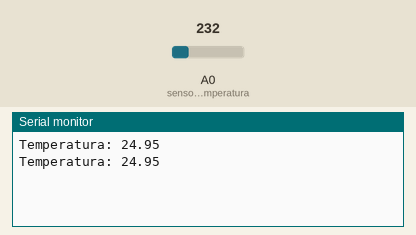
Bench run of a sketch on a simulated Arduino Uno, built with avr-gcc and run on an emulated ATmega328P. Parts: the last lines printed to the serial monitor. The inputs (shaded band) are chosen by the test bench; at power-on: A0 (sensor_temperatura) = 232.

Above: at 1.8 s.
1.9 s: A0 (sensor_temperatura) set to 250
At 2.4 s:
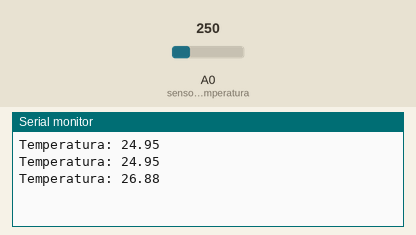
3.4 s: A0 (sensor_temperatura) set to 266
At 4.8 s:
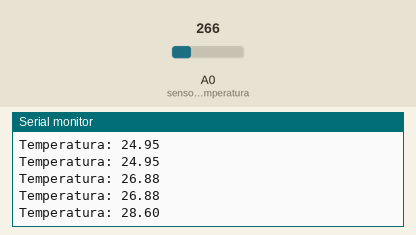
Timing chart, 0 to 6.4 s (numbered marks = the images above; inputs shaded):
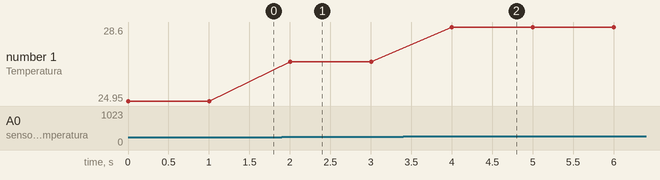

The sketch:

Sensor_de_movimento.ino
```cpp
const int sensor_temperatura = A0;
int leitura_sensor;
float temperatura;

void setup() {
  // put your setup code here, to run once:


analogReference (INTERNAL);
Serial.begin (9600);

}

void loop() {
  // put your main code here, to run repeatedly:

leitura_sensor = analogRead (sensor_temperatura);
temperatura = leitura_sensor * 0.1075268817204301;

Serial.print ("Temperatura: ");
Serial.println (temperatura);
delay (1000);

}
```

Measured:
- after the input at 1.9 s, the serial monitor: prints a new line after 0.10 s (image 1)
- after the input at 3.4 s, the serial monitor: prints a new line after 0.60 s (image 2)
- plotted number 1: 24.95 → 26.88 after the input at 1.9 s, 26.88 → 28.6 after the input at 3.4 s
